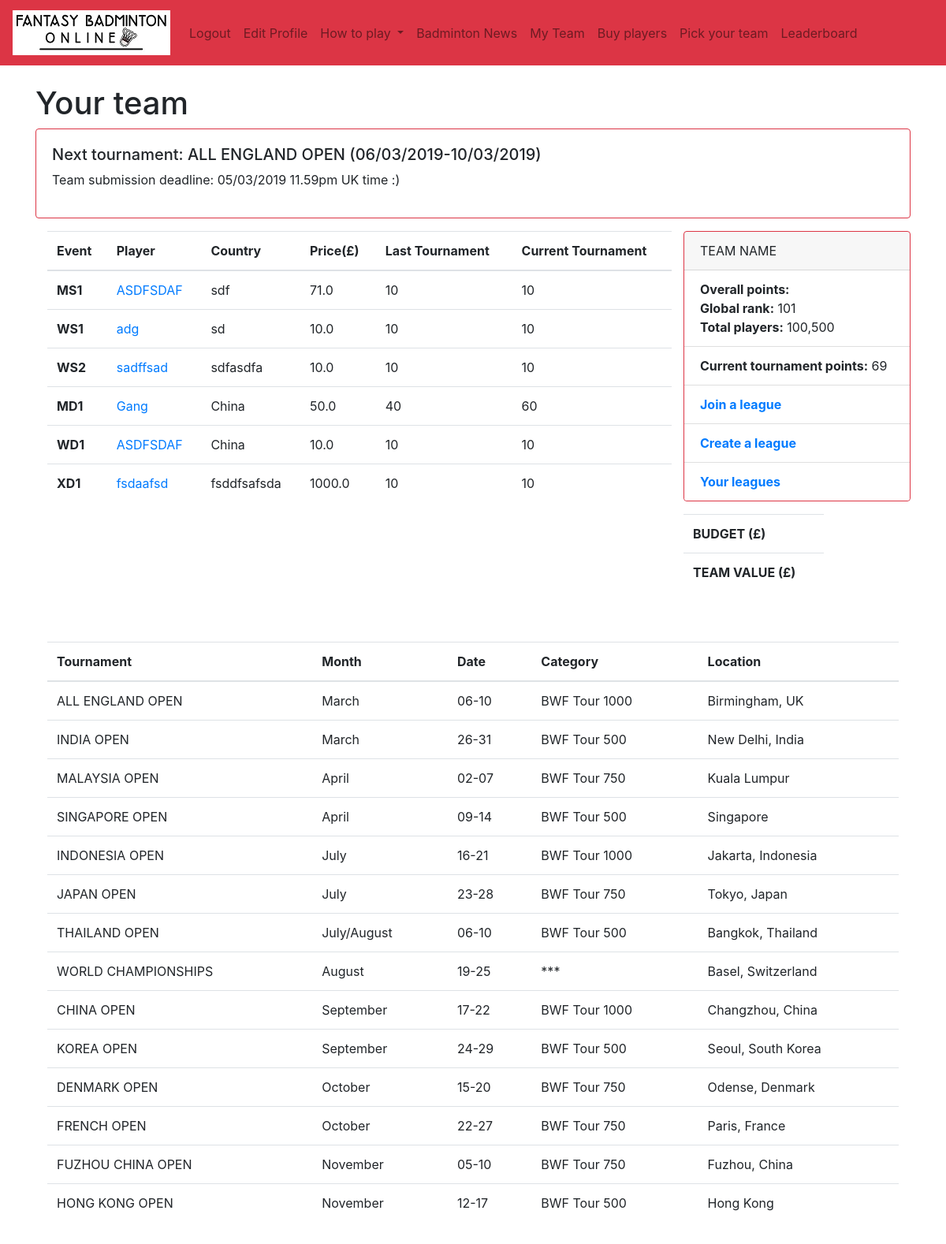
Screenshot of /my_team/ (signed in) with the database file from the repository.
### authenticate/models.py (models this page shows, shortened)
class Ranking(models.Model):
	rank = models.IntegerField(default=10)
	name = models.CharField(max_length=50)
	country = models.CharField(max_length=50)
	cost = models.FloatField(default=10) # price is a number, defaults to 10. You can set it up in the admin panel
	event = models.CharField(max_length=50)
	score = models.IntegerField(default=0)
	last = models.CharField(max_length=50)
	form = models.CharField(max_length=50)
	results = models.CharField(max_length=50)
	status = models.CharField(max_length=50)
	game8 = models.CharField(max_length=50)
	match8 = models.CharField(max_length=50)
	player = models.SlugField()
	picture = models.ImageField(default='default.png', blank=True)
	playing = models.BooleanField(default=True)
	current_tournament_score = models.IntegerField(default=10)
	last_tournament_score = models.IntegerField(default=10)
	def get_type(self): # MS, WS, etc
		return self.__class__.__name__[:2]

class MSPlayer(Ranking):
	team = models.ForeignKey(Teams, on_delete=models.CASCADE, related_name='MSplayers', null=True, blank=True)  # connection to a team

class Ranking(models.Model):
	rank = models.IntegerField(default=10)
	name = models.CharField(max_length=50)
	country = models.CharField(max_length=50)
	cost = models.FloatField(default=10) # price is a number, defaults to 10. You can set it up in the admin panel
	event = models.CharField(max_length=50)
	score = models.IntegerField(default=0)
	last = models.CharField(max_length=50)
	form = models.CharField(max_length=50)
	results = models.CharField(max_length=50)
	status = models.CharField(max_length=50)
	game8 = models.CharField(max_length=50)
	match8 = models.CharField(max_length=50)
	player = models.SlugField()
	picture = models.ImageField(default='default.png', blank=True)
	playing = models.BooleanField(default=True)
	current_tournament_score = models.IntegerField(default=10)
	last_tournament_score = models.IntegerField(default=10)
	def get_type(self): # MS, WS, etc
		return self.__class__.__name__[:2]

class WSPlayer(Ranking):
	team = models.ForeignKey(Teams, on_delete=models.CASCADE, related_name='WSplayers', null=True, blank=True)  # connection to a team

class MDPlayer(Ranking):
	team = models.ForeignKey(Teams, on_delete=models.CASCADE, related_name='MDplayers', null=True, blank=True)  # connection to a team

class WDPlayer(Ranking):
	team = models.ForeignKey(Teams, on_delete=models.CASCADE, related_name='WDplayers', null=True, blank=True)  # connection to a team

class XDPlayer(Ranking):
	team = models.ForeignKey(Teams, on_delete=models.CASCADE, related_name='XDplayers', null=True, blank=True)  # connection to a team

### authenticate/views.py (the view)
# urls.py: path('my_team/', views.my_team, name='my_team'),
def my_team(request, message=False):
	print(request.user.teams)
	user = request.user
	context = {}
	user_team = Teams.objects.filter(owner=user).first()
	context['MSplayers'] = MSPlayer.objects.filter(team=user_team)
	context['WSplayers'] = WSPlayer.objects.filter(team=user_team)
	context['WDplayers'] = WDPlayer.objects.filter(team=user_team)
	context['MDplayers'] = MDPlayer.objects.filter(team=user_team)
	context['XDplayers'] = XDPlayer.objects.filter(team=user_team)
	context['team'] = user_team
	if message:
		messages.success(request, ("Successfully saved your team"))
	return render(request, 'authenticate/my_team.html', context)

### authenticate/templates/authenticate/my_team.html (shortened to what this page needs)
{% extends 'authenticate/base.html' %}
{% load static %}
{% block content %}
<h1>Your team</h1>
<div class="card-deck">
  <div class="card border-danger mb-3">
    <div class="card-body">
      <h5>Next tournament: ALL ENGLAND OPEN (06/03/2019-10/03/2019)</h5>
      <p>Team submission deadline: 05/03/2019 11.59pm UK time :)</p>
    </div>
  </div>
</div>
{% if user.is_authenticated %}
<div class="container">
  <div class="row">
    <div class="col-sm">
      <table class="table table-hover">
    <thead>
        <tr>
            <th scope="col">Event</th>
            <th scope="col">Player</th>
            <th scope="col">Country</th>
            <th scope="col">Price(£)</th>
            <th scope="col">Last Tournament</th>
            <th scope="col">Current Tournament</th>
          </tr>
      </thead>
      <tbody>
      {% for player in MSplayers %}
        <tr>
          <th scope="row">MS{{ forloop.counter }}</th>
          <td><a href="" data-toggle="modal" data-target="#playerModal{{ player.get_type }}{{ player.id }}">{{ player.name }}</a></td>
          <td>{{ player.country }}</td>
          <td>{{ player.cost }}</td>
          <td>{{ player.last_tournament_score }}</td>
          <td>{{ player.current_tournament_score }}</td>
        </tr>
      {% endfor %}
      {% for player in WSplayers %}
        <tr>
          <th scope="row">WS{{ forloop.counter }}</th>
          <td><a href="" data-toggle="modal" data-target="#playerModal{{ player.get_type }}{{ player.id }}">{{ player.name }}</a></td>
          <td>{{ player.country }}</td>
          <td>{{ player.cost }}</td>
          <td>{{ player.last_tournament_score }}</td>
          <td>{{ player.current_tournament_score }}</td>
        </tr>
      {% endfor %}
      {% for player in MDplayers %}
        <tr>
          <th scope="row">MD{{ forloop.counter }}</th>
          <td><a href="" data-toggle="modal" data-target="#playerModal{{ player.get_type }}{{ player.id }}">{{ player.name }}</a></td>
          <td>{{ player.country }}</td>
          <td>{{ player.cost }}</td>
          <td>{{ player.last_tournament_score }}</td>
          <td>{{ player.current_tournament_score }}</td>
        </tr>
      {% endfor %}
      {% for player in WDplayers %}
        <tr>
          <th scope="row">WD{{ forloop.counter }}</th>
          <td><a href="" data-toggle="modal" data-target="#playerModal{{ player.get_type }}{{ player.id }}">{{ player.name }}</a></td>
          <td>{{ player.country }}</td>
          <td>{{ player.cost }}</td>
          <td>{{ player.last_tournament_score }}</td>
          <td>{{ player.current_tournament_score }}</td>
        </tr>
      {% endfor %}
      {% for player in XDplayers %}
        <tr>
          <th scope="row">XD{{ forloop.counter }}</th>
          <td><a href="" data-toggle="modal" data-target="#playerModal{{ player.get_type }}{{ player.id }}">{{ player.name }}</a></td>
          <td>{{ player.country }}</td>
          <td>{{ player.cost }}</td>
          <td>{{ player.last_tournament_score }}</td>
          <td>{{ player.current_tournament_score }}</td>
        </tr>
      {% endfor %}
      </tbody>
    </table>
    </div>
    <div class="col-sm..offset-md-4">
      <div class="card border-danger mb-3" style="width: 18rem;">
        <div class="card-header">
        TEAM NAME
        </div>
        <ul class="list-group list-group-flush">
          <li class="list-group-item"><strong>Overall points:</strong> {{ team.get_total_team_points }}<br><strong>Global rank:</strong> 101</br><strong>Total players:</strong> 100,500</li>
          <li class="list-group-item"><strong>Current tournament points:</strong> 69</li>
          <li class="list-group-item"><a href="{% url 'join_league' %}"><strong>Join a league</strong></a></li>
          <li class="list-group-item"><a href="{% url 'create_league' %}"><strong>Create a league</strong></a></li>
          <li class="list-group-item"><a href="{% url 'league_list' %}"><strong>Your leagues</strong></a></li>
        </ul>
      </div>
      <div class="container border-danger">
        <div class="row">
          <div class="col-sm.offset-md-4">
          <table class="table table-hover">
            <tbody>
              <tr>
                <th scope="row">BUDGET (£)</th>
                <td>{{ team.budget }}</td>
              </tr>
              <tr>
                <th scope="row">TEAM VALUE (£)</th>
                <td>{{ team.get_team_value }}</td>
              </tr>
            </tbody>
          </table>
          </div>
        </div>
      </div>
    </div>
  </div>
</div>
{% endif %}
<div class="col-sm">
      <table class="table table-hover">
    <thead>
        <tr>
            <th scope="col">Tournament</th>
            <th scope="col">Month</th>
            <th scope="col">Date</th>
            <th scope="col">Category</th>
            <th scope="col">Location</th>
        </tr>
    </thead>
      <tbody>
        <tr>
          <td>ALL ENGLAND OPEN</td>
          <td>March</td>
          <td>06-10</td>
          <td>BWF Tour 1000</td>
          <td>Birmingham, UK</td>
        </tr>
        <tr>
          <td>INDIA OPEN</td>
          <td>March</td>
          <td>26-31</td>
          <td>BWF Tour 500</td>
          <td>New Delhi, India</td>
        </tr>
        <tr>
          <td>MALAYSIA OPEN</td>
          <td>April</td>
          <td>02-07</td>
          <td>BWF Tour 750</td>
          <td>Kuala Lumpur</td>
        </tr>
        <tr>
          <td>SINGAPORE OPEN</td>
          <td>April</td>
          <td>09-14</td>
          <td>BWF Tour 500</td>
          <td>Singapore</td>
        </tr>
        <tr>
          <td>INDONESIA OPEN</td>
          <td>July</td>
          <td>16-21</td>
          <td>BWF Tour 1000</td>
          <td>Jakarta, Indonesia</td>
        </tr>
       <tr>
          <td>JAPAN OPEN</td>
          <td>July</td>
          <td>23-28</td>
          <td>BWF Tour 750</td>
          <td>Tokyo, Japan</td>
        </tr>
        <tr>
          <td>THAILAND OPEN</td>
          <td>July/August</td>
          <td>06-10</td>
          <td>BWF Tour 500</td>
          <td>Bangkok, Thailand</td>
        </tr>
        <tr>
          <td>WORLD CHAMPIONSHIPS</td>
          <td>August</td>
          <td>19-25</td>
          <td>***</td>
          <td>Basel, Switzerland</td>
        </tr>
        <tr>
          <td>CHINA OPEN</td>
          <td>September</td>
          <td>17-22</td>
          <td>BWF Tour 1000</td>
          <td>Changzhou, China</td>
        </tr>
        <tr>
          <td>KOREA OPEN</td>
          <td>September</td>
          <td>24-29</td>
          <td>BWF Tour 500</td>
          <td>Seoul, South Korea</td>
        </tr>
        <tr>
          <td>DENMARK OPEN</td>
          <td>October</td>
          <td>15-20</td>
          <td>BWF Tour 750</td>
          <td>Odense, Denmark</td>
        </tr>
        <tr>
          <td>FRENCH OPEN</td>
          <td>October</td>
          <td>22-27</td>
          <td>BWF Tour 750</td>
          <td>Paris, France</td>
        </tr>
        <tr>
          <td>FUZHOU CHINA OPEN</td>
          <td>November</td>
          <td>05-10</td>
          <td>BWF Tour 750</td>
          <td>Fuzhou, China</td>
        </tr>
        <tr>
          <td>HONG KONG OPEN</td>
          <td>November</td>
          <td>12-17</td>
          <td>BWF Tour 500</td>
          <td>Hong Kong</td>
        </tr>
      </tbody>
    </table>
  </div>
{% endblock %}

### rows the page displays
MSPlayer: name "ASDFSDAF", country "sdf", cost "71.0", last_tournament_score "10", current_tournament_score "10"
WSPlayer: name "adg", country "sd", cost "10.0", last_tournament_score "10", current_tournament_score "10"
WSPlayer: name "sadffsad", country "sdfasdfa", cost "10.0", last_tournament_score "10", current_tournament_score "10"
MDPlayer: name "Gang", country "China", cost "50.0", last_tournament_score "40", current_tournament_score "60"
WDPlayer: name "ASDFSDAF", country "China", cost "10.0", last_tournament_score "10", current_tournament_score "10"
XDPlayer: name "fsdaafsd", country "fsddfsafsda", cost "1000.0", last_tournament_score "10", current_tournament_score "10"
